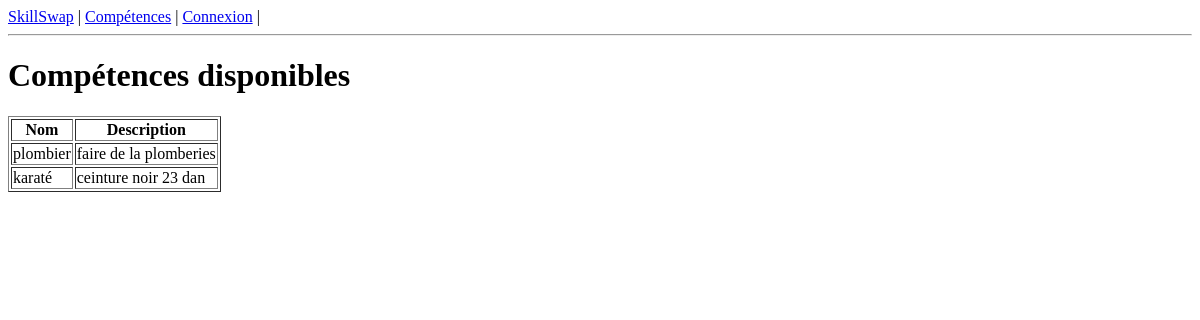
Page /skills/ on the earlier database version.
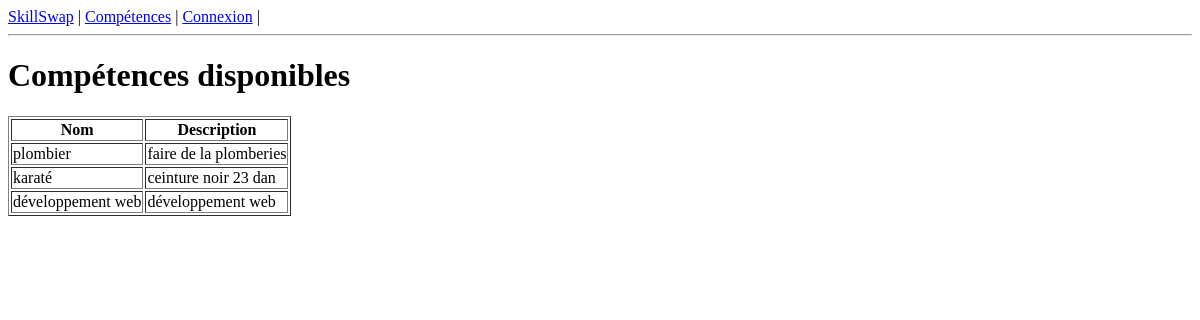
Same page on the later database version.
### exchange/models.py (models this page shows, shortened)
class Skill(models.Model):
    name = models.CharField(max_length=100)
    description = models.TextField()

### exchange/views.py (the view)
# urls.py: path("skills/", views.SkillListView.as_view(), name="skill_list"),
class SkillListView(ListView):
    model = Skill
    template_name = "exchange/skill_list.html"
    context_object_name = "skills"

### exchange/templates/exchange/skill_list.html (shortened to what this page needs)
{% extends "exchange/base.html" %}
{% block content %}
<h1>Compétences disponibles</h1>
{% if skills %}
<table border="1">
    <thead>
        <tr>
            <th>Nom</th>
            <th>Description</th>
        </tr>
    </thead>
    <tbody>
        {% for skill in skills %}
        <tr>
            <td>{{ skill.name }}</td>
            <td>{{ skill.description }}</td>
        </tr>
        {% endfor %}
    </tbody>
</table>
{% else %}
<p>Aucune compétence disponible pour le moment.</p>
{% endif %}
{% endblock %}

Differences in the rows shown:
added Skill: name "développement web", description "développement web"
